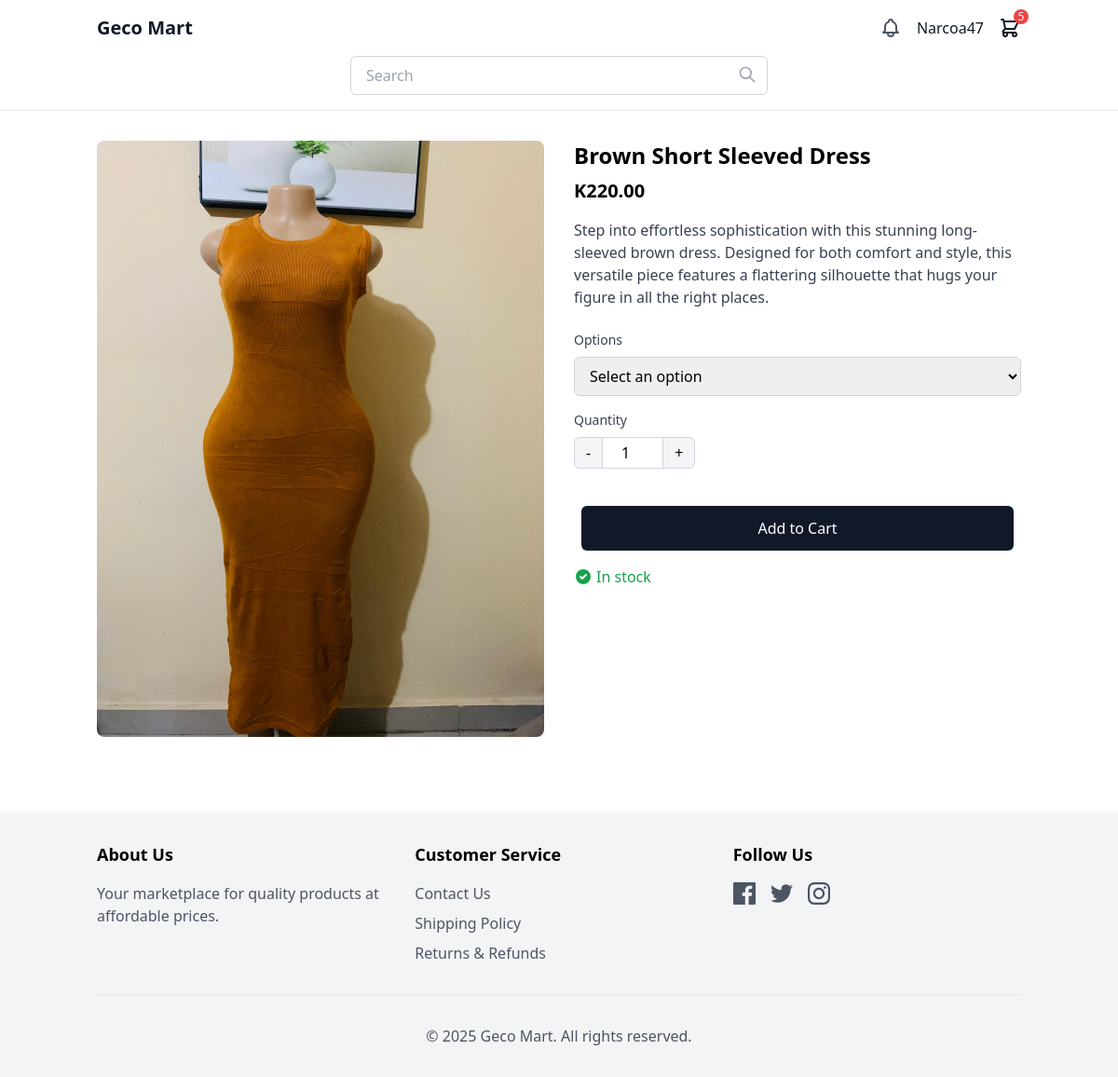
The page /product_detail/brown-short-sleeved-dress/ (signed in) on the database its author committed.
### users/models.py (models this page shows, shortened)
class User(AbstractUser):
    is_store_owner = models.BooleanField(default=False)
    is_client = models.BooleanField(default=False)
    groups = models.ManyToManyField(
        'auth.Group',
        verbose_name='groups',
        blank=True,
        help_text='The groups this user belongs to. A user will get all permissions granted to each of their groups.',
        related_name='custom_user_set',  # Unique related_name
        related_query_name='user',
    )
    user_permissions = models.ManyToManyField(
        'auth.Permission',
        verbose_name='user permissions',
        blank=True,
        help_text='Specific permissions for this user.',
        related_name='custom_user_set',  # Unique related_name
        related_query_name='user',
    )

### store/models.py (models this page shows, shortened)
class Cart(models.Model):
    user = models.ForeignKey(User, on_delete=models.CASCADE, null=True, blank=True)
    session_id = models.CharField(max_length=100, null=True, blank=True)
    created_at = models.DateTimeField(auto_now_add=True)
    updated_at = models.DateTimeField(auto_now=True)
    @property
    def item_count(self):
        return sum(item.quantity for item in self.items.all())

class CartItem(models.Model):
    cart = models.ForeignKey(Cart, on_delete=models.CASCADE, related_name='items')
    product = models.ForeignKey(Product, on_delete=models.CASCADE)
    variant = models.ForeignKey(ProductVariant, on_delete=models.CASCADE, null=True, blank=True)
    quantity = models.PositiveIntegerField(default=1)

class Product(models.Model):
    name = models.CharField(max_length=200)
    slug = models.SlugField(unique=True)
    category = models.ForeignKey(Category, on_delete=models.CASCADE, related_name='products')
    store = models.ForeignKey(Store, on_delete=models.CASCADE, related_name='products')  # Link to Store
    description = models.TextField(blank=True)
    price = models.DecimalField(max_digits=10, decimal_places=2)
    image = models.ImageField(upload_to='products/')
    stock = models.PositiveIntegerField(default=1)
    available = models.BooleanField(default=True)
    created = models.DateTimeField(auto_now_add=True)
    updated = models.DateTimeField(auto_now=True)
    class Meta:
        ordering = ['-created']

### store/views.py (the view)
# urls.py: path('product_detail/<slug:slug>/', views.product_detail, name='product_detail'),
def product_detail(request, slug):
    product = get_object_or_404(Product, slug=slug, available=True)
    variants = product.variants.all()
    return render(request, 'product_details.html', {
        'product': product,
        'variants': variants
    })

### store/context_processors.py (called while the page is built)
def cart_processor(request):
    cart = get_or_create_cart(request)
    return {'cart': cart}

### store/views.py (called while the page is built, shortened)
def get_or_create_cart(request):
    if request.user.is_authenticated:
        cart = Cart.objects.filter(user=request.user).first()
        if cart:
            return cart

### theme/templates/product_details.html (shortened to what this page needs)
{% extends 'base.html' %}
{% block content %}
<div class="grid grid-cols-1 md:grid-cols-2 gap-8">
    <div>
        {% if product.image %}
        <img src="{{ product.image.url }}" alt="{{ product.name }}" class="w-full rounded-lg">
        {% else %}
        <img src="/placeholder.svg?height=500&width=500" alt="{{ product.name }}" class="w-full rounded-lg">
        {% endif %}
    </div>
    <div>
        <h1 class="text-2xl font-bold">{{ product.name }}</h1>
        <p class="text-xl font-semibold mt-2">K{{ product.price }}</p>
        {% if product.description %}
        <div class="mt-4 text-gray-700">
            {{ product.description|linebreaks }}
        </div>
        {% endif %}
        <form action="{% url 'add_to_cart' product.id %}" method="post" class="mt-6">
            {% if variants %}
            <div class="mb-4">
                <label for="variant_id" class="block text-sm font-medium text-gray-700 mb-2">Options</label>
                <select name="variant_id" id="variant_id" class="w-full border border-gray-300 rounded-md px-3 py-2 focus:outline-none focus:ring-2 focus:ring-gray-200">
                    <option value="">Select an option</option>
                </select>
            </div>
            {% endif %}
            <div class="mb-4">
                <label for="quantity" class="block text-sm font-medium text-gray-700 mb-2">Quantity</label>
                <div class="flex items-center">
                    <button type="button" id="decrease-qty" class="px-3 py-1 border border-gray-300 rounded-l-md bg-gray-100">-</button>
                    <input type="number" name="quantity" id="quantity" value="1" min="1" max="{{ product.stock }}" class="w-16 text-center border-y border-gray-300 py-1">
                    <button type="button" id="increase-qty" class="px-3 py-1 border border-gray-300 rounded-r-md bg-gray-100">+</button>
                </div>
            </div>
            <div class="grid">
                <div class="mt-6 mx-2">
                    <form action="{% url 'add_to_cart' product.id %}" method="post" class="flex">
                    <button type="submit" class="w-full bg-gray-900 text-white px-6 py-3 rounded-md hover:bg-gray-800">Add to Cart</button>
                </div>
            </div>
        </form>
        {% if product.stock > 0 %}
        <div class="mt-4 flex items-center text-green-600">
            <svg xmlns="http://www.w3.org/2000/svg" class="h-5 w-5 mr-1" viewBox="0 0 20 20" fill="currentColor">
                <path fill-rule="evenodd" d="M10 18a8 8 0 100-16 8 8 0 000 16zm3.707-9.293a1 1 0 00-1.414-1.414L9 10.586 7.707 9.293a1 1 0 00-1.414 1.414l2 2a1 1 0 001.414 0l4-4z" clip-rule="evenodd" />
            </svg>
            <span>In stock</span>
        </div>
        {% endif %}
    </div>
</div>
{% endblock %}

### theme/templates/base.html (shortened to what this page needs)
<!DOCTYPE html>
<html lang="en">
<head>
    <script src="https://cdn.tailwindcss.com"></script>
</head>
<body class="min-h-screen bg-white">
    <header class="border-b border-gray-200">
        <div class="container mx-auto px-4 py-4">
            <div class="flex flex-col md:flex-row items-center justify-between space-y-4 md:space-y-0">
                <a href="{% url 'home' %}" class="text-xl font-bold text-gray-900">Geco Mart</a>
                <div class="flex items-center space-x-4">
                    <a href="#" class="text-gray-600">
                    </a>
                    {% if user.is_authenticated %}
                        <div class="relative group">
                            <button class="text-gray-900 font-medium">{{ user.username }}</button>
                        </div>
                    {% else %}
                        <a href="{% url 'signup' %}" class="text-gray-900 font-medium">Sign Up</a>
                        <a href="{% url 'login' %}" class="text-gray-900 font-medium">Login</a>
                    {% endif %}
                    <a href="{% url 'cart' %}" class="text-gray-900 relative">
                        {% if cart.item_count > 0 %}
                            <span class="absolute -top-2 -right-2 bg-red-500 text-white rounded-full w-4 h-4 flex items-center justify-center text-xs">
                                {{ cart.item_count }}
                            </span>
                        {% endif %}
                    </a>
                </div>
            </div>
            <div class="mt-4 w-full md:max-w-md mx-auto">
                <form action="{% url 'search_products' %}" method="get" class="relative">
                    <input type="text" name="q" placeholder="Search" class="w-full px-4 py-2 border border-gray-300 rounded-md focus:outline-none focus:ring-2 focus:ring-gray-200">
                    <button type="submit" class="absolute right-3 top-2.5">
                        <svg xmlns="http://www.w3.org/2000/svg" class="h-5 w-5 text-gray-400" fill="none" viewBox="0 0 24 24" stroke="currentColor">
                            <path stroke-linecap="round" stroke-linejoin="round" stroke-width="2" d="M21 21l-6-6m2-5a7 7 0 11-14 0 7 7 0 0114 0z" />
                        </svg>
                    </button>
                </form>
            </div>
        </div>
    </header>
    <main class="container mx-auto px-4 py-8">
        {% block content %}{% endblock %}
    </main>
    <footer class="bg-gray-100 py-8 mt-12">
        <div class="container mx-auto px-4">
            <div class="grid grid-cols-1 md:grid-cols-3 gap-8">
                <div>
                    <h3 class="text-lg font-semibold mb-4">About Us</h3>
                    <p class="text-gray-600">Your marketplace for quality products at affordable prices.</p>
                </div>
                <div>
                    <h3 class="text-lg font-semibold mb-4">Customer Service</h3>
                    <ul class="space-y-2">
                        <li><a href="#" class="text-gray-600 hover:text-gray-900">Contact Us</a></li>
                        <li><a href="#" class="text-gray-600 hover:text-gray-900">Shipping Policy</a></li>
                        <li><a href="#" class="text-gray-600 hover:text-gray-900">Returns & Refunds</a></li>
                    </ul>
                </div>
                <div>
                    <h3 class="text-lg font-semibold mb-4">Follow Us</h3>
                    <div class="flex space-x-4">
                        <a href="#" class="text-gray-600 hover:text-gray-900">
                        </a>
                        <a href="#" class="text-gray-600 hover:text-gray-900">
                        </a>
                        <a href="#" class="text-gray-600 hover:text-gray-900">
                        </a>
                    </div>
                </div>
            </div>
            <div class="mt-8 pt-8 border-t border-gray-200 text-center">
                <p class="text-gray-600">&copy; 2025 Geco Mart. All rights reserved.</p>
            </div>
        </div>
    </footer>
</body>
</html>

### rows shown on the page
User: username "Narcoa47"
Cart: item_count "5"
Product: image (picture), name "Brown Short Sleeved Dress", price "220.00", description "Step into effortless sophistication with this stunning long-sleeved brown dress. Designed for both comfort and style, this versatile piece features a flattering silhouette that hugs your figure in all the right places.", quantity "1"
